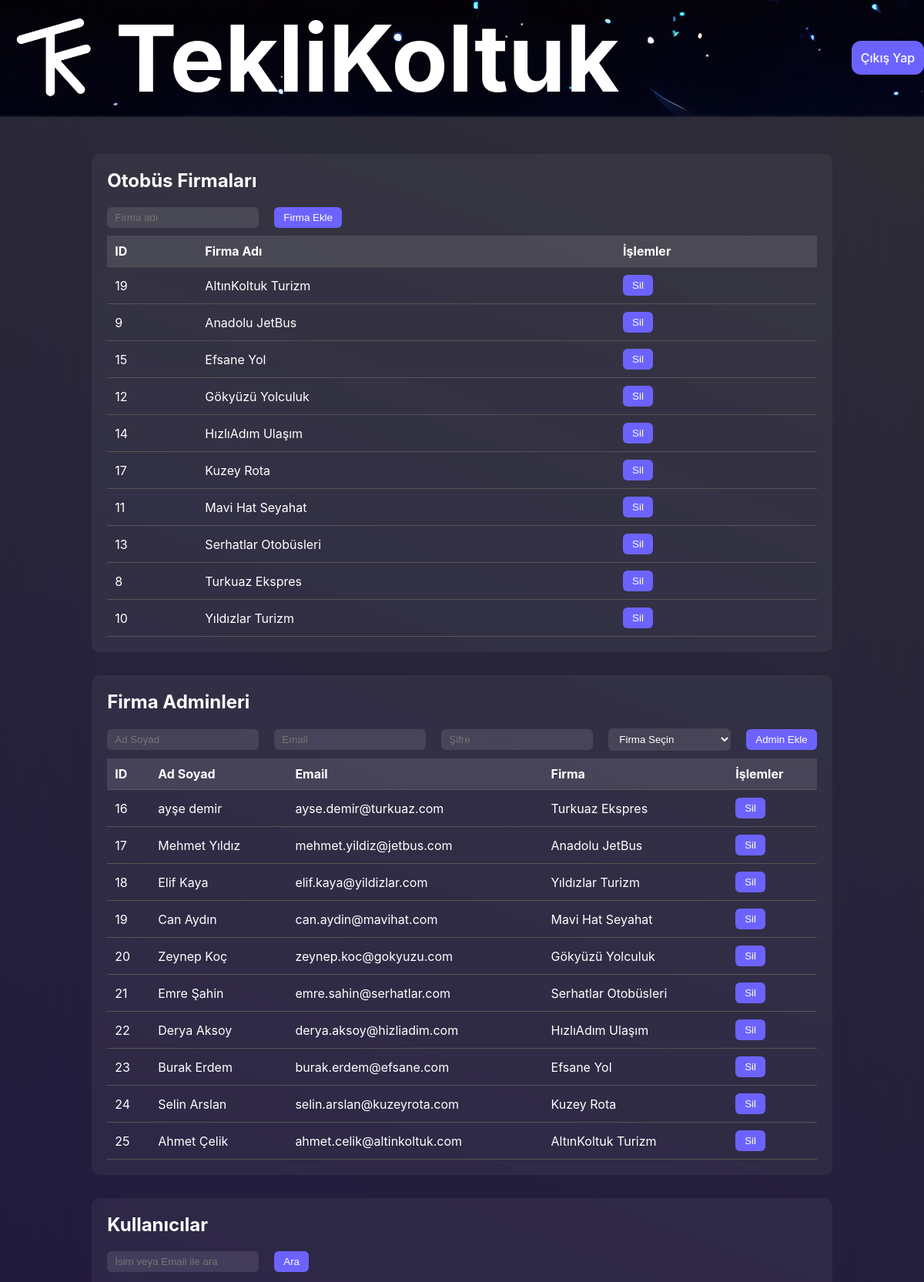
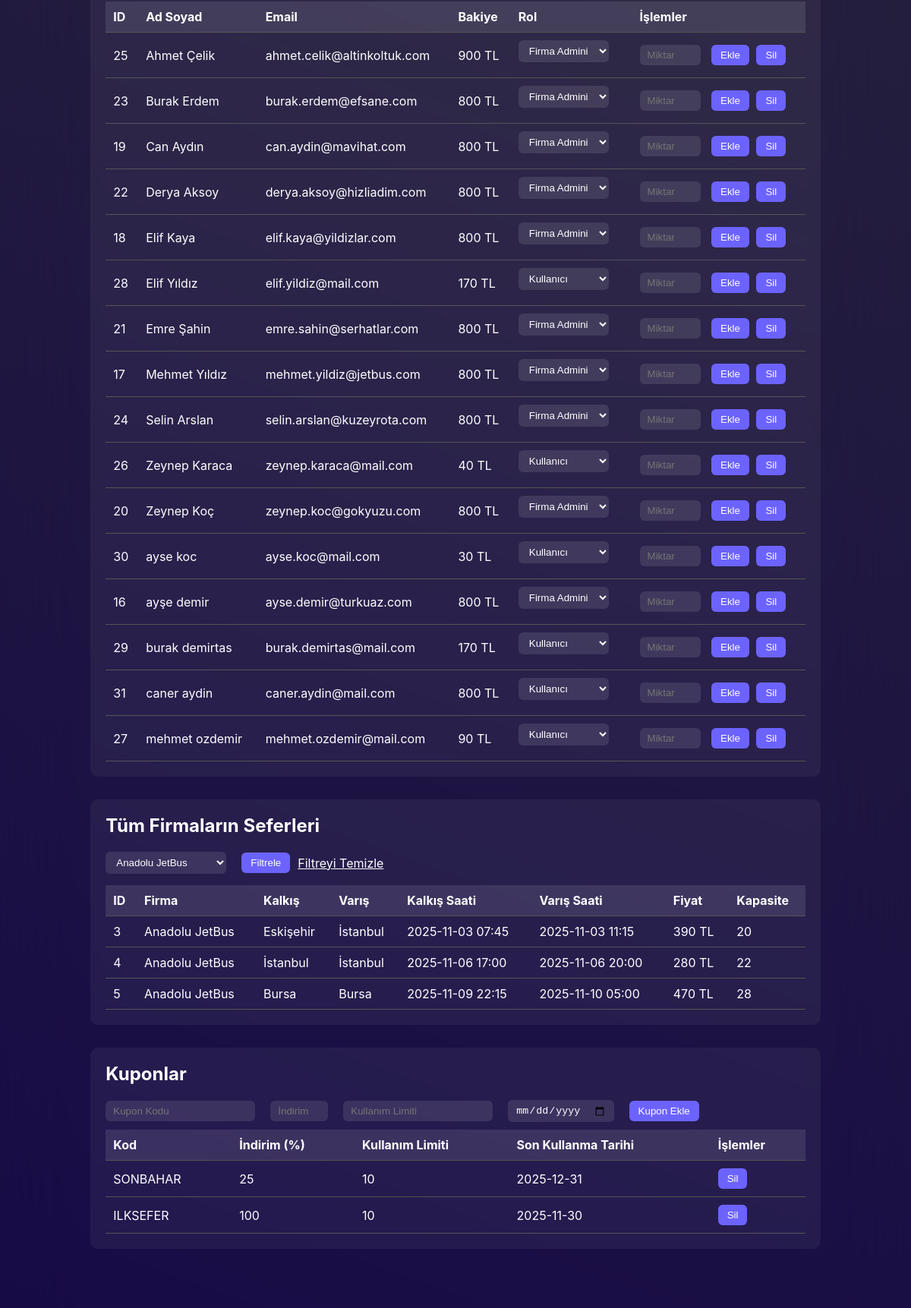
The app's page /admin/dashboard.php?company_id=9 (signed in, upper part) with its own data (2 pictures, top to bottom).
### tables this page shows
CREATE TABLE "BusCompany" (
	"id"	INTEGER,
	"name"	TEXT NOT NULL UNIQUE,
	"logo"	TEXT,
	"created_at"	TEXT NOT NULL DEFAULT (datetime('now')),
	PRIMARY KEY("id" AUTOINCREMENT)
);

CREATE TABLE "User" (
	"id"	INTEGER UNIQUE,
	"name"	TEXT,
	"email"	TEXT NOT NULL UNIQUE,
	"role"	TEXT NOT NULL DEFAULT 'user' CHECK("role" IN ('user', 'company', 'admin')),
	"password"	TEXT NOT NULL,
	"company_id"	TEXT DEFAULT NULL,
	"balance"	INTEGER DEFAULT 800,
	"created_at"	TEXT NOT NULL DEFAULT (datetime('now')),
	PRIMARY KEY("id" AUTOINCREMENT),
	FOREIGN KEY("company_id") REFERENCES "BusCompany"("id") ON DELETE CASCADE
);

CREATE TABLE "Trips" (
	"id"	INTEGER,
	"company_id"	INTEGER NOT NULL,
	"destination_city"	TEXT NOT NULL,
	"arrival_time"	DATETIME NOT NULL,
	"departure_time"	DATETIME NOT NULL,
	"departure_city"	TEXT NOT NULL,
	"price"	INTEGER NOT NULL,
	"capacity"	INTEGER NOT NULL,
	"created_date"	TEXT NOT NULL DEFAULT (datetime('now')),
	PRIMARY KEY("id"),
	FOREIGN KEY("company_id") REFERENCES "BusCompany"("id")
);

CREATE TABLE "Coupons" (
	"id"	TEXT,
	"code"	TEXT NOT NULL,
	"discount"	REAL NOT NULL,
	"usage_limit"	INTEGER NOT NULL,
	"expire_date"	TEXT NOT NULL DEFAULT (datetime('now')),
	"created_at"	TIMESTAMP DEFAULT (datetime('now')),
	"company_id"	INTEGER DEFAULT NULL,
	PRIMARY KEY("id"),
	FOREIGN KEY("company_id") REFERENCES "BusCompany"("id") ON DELETE CASCADE
);

### admin/dashboard.php (the view, shortened to what this page needs)
<?php
require(__DIR__ . '/../db/connect.php');
$companies = $db->query("SELECT * FROM BusCompany ORDER BY name ASC")->fetchAll(PDO::FETCH_ASSOC);
$admins = $db->query("
    SELECT u.id, u.name, u.email, COALESCE(c.name, '') AS company_name
    FROM User u
    LEFT JOIN BusCompany c ON u.company_id = c.id
    WHERE u.role = 'company'
")->fetchAll(PDO::FETCH_ASSOC);
$coupons = $db->query("SELECT * FROM Coupons ORDER BY created_at DESC")->fetchAll(PDO::FETCH_ASSOC);
$companyFilter = $_GET['company_id'] ?? null;
$query = "
    SELECT t.*, c.name AS company_name
    FROM Trips t
    INNER JOIN BusCompany c ON t.company_id = c.id
";
$params = [];
if ($companyFilter) {
    $query .= " WHERE t.company_id = ?";
    $params[] = $companyFilter;
}
$query .= " ORDER BY t.departure_time ASC";
$stmt = $db->prepare($query);
$stmt->execute($params);
$all_trips = $stmt->fetchAll(PDO::FETCH_ASSOC);
$userQuery = "SELECT * FROM User WHERE role != 'admin'";
$userParams = [];
$userQuery .= " ORDER BY name ASC";
$users = $db->prepare($userQuery);
$users->execute($userParams);
$users = $users->fetchAll(PDO::FETCH_ASSOC);
?>
<!DOCTYPE html>
<html lang="tr">
<head>
<link rel="stylesheet" href="../styles2.css">
</head>
<?php include("../includes/header.php")?>
<body>
<div class="admin-dashboard">
    <div class="admin-section">
        <h2>Otobüs Firmaları</h2>
        <form action="admin_actions.php" method="POST">
            <input type="text" name="name" placeholder="Firma adı" required>
            <button type="submit">Firma Ekle</button>
        </form>
        <table>
            <tr>
                <th>ID</th>
                <th>Firma Adı</th>
                <th>İşlemler</th>
            </tr>
            <?php foreach($companies as $c): ?>
            <tr>
                <td><?= $c['id'] ?></td>
                <td><?= htmlspecialchars($c['name']) ?></td>
                <td>
                    <form action="admin_actions.php" method="POST" style="display:inline;">
                        <button type="submit" onclick="return confirm('Firma silinecek!')">Sil</button>
                    </form>
                </td>
            </tr>
            <?php endforeach; ?>
        </table>
    </div>
    <div class="admin-section">
        <h2>Firma Adminleri</h2>
        <form action="admin_actions.php" method="POST">
            <input type="text" name="name" placeholder="Ad Soyad" required>
            <input type="email" name="email" placeholder="Email" required>
            <input type="password" name="password" placeholder="Şifre" required>
            <select name="company_id" required>
                <option value="">Firma Seçin</option>
            </select>
            <button type="submit">Admin Ekle</button>
        </form>
        <table>
            <tr>
                <th>ID</th>
                <th>Ad Soyad</th>
                <th>Email</th>
                <th>Firma</th>
                <th>İşlemler</th>
            </tr>
            <?php foreach($admins as $a): ?>
<tr>
    <td><?= htmlspecialchars($a['id'] ?? '') ?></td>
    <td><?= htmlspecialchars($a['name'] ?? '') ?></td>
    <td><?= htmlspecialchars($a['email'] ?? '') ?></td>
    <td><?= htmlspecialchars($a['company_name'] ?? '—') ?></td>
    <td>
        <form action="admin_actions.php" method="POST" style="display:inline;">
            <button type="submit" onclick="return confirm('Admin silinecek!')">Sil</button>
        </form>
    </td>
</tr>
            <?php endforeach; ?>
        </table>
    </div>
    <div class="admin-section">
        <h2>Kullanıcılar</h2>
        <form method="GET" style="margin-bottom:15px; gap:10px; display:flex; align-items:center; flex-wrap:wrap;">
            <input type="text" name="user_filter" placeholder="İsim veya Email ile ara" value="<?= htmlspecialchars($_GET['user_filter'] ?? '') ?>">
            <button type="submit">Ara</button>
        </form>
        <table>
            <tr>
                <th>ID</th>
                <th>Ad Soyad</th>
                <th>Email</th>
                <th>Bakiye</th>
                <th>Rol</th>
                <th>İşlemler</th>
            </tr>
            <?php if(count($users) > 0): ?>
                <?php foreach($users as $u): ?>
                <tr>
                    <td><?= htmlspecialchars($u['id']) ?></td>
                    <td><?= htmlspecialchars($u['name']) ?></td>
                    <td><?= htmlspecialchars($u['email']) ?></td>
                    <td><?= htmlspecialchars($u['balance'] ?? 0) ?> TL</td>
                    <td>
                        <form action="admin_actions.php" method="POST">
                            <select name="role" onchange="this.form.submit()">
                                <option value="user" <?= $u['role'] === 'user' ? 'selected' : '' ?>>Kullanıcı</option>
                                <option value="company" <?= $u['role'] === 'company' ? 'selected' : '' ?>>Firma Admini</option>
                            </select>
                        </form>
                    </td>
                    <td>
                        <form action="admin_actions.php" method="POST" style="display:inline; margin-right:5px;">
                            <input type="number" name="amount" placeholder="Miktar" style="width:80px;" required>
                            <button type="submit">Ekle</button>
                        </form>
                        <form action="admin_actions.php" method="POST" style="display:inline;">
                            <button type="submit" onclick="return confirm('Kullanıcı silinecek!')">Sil</button>
                        </form>
                    </td>
                </tr>
                <?php endforeach; ?>
            <?php else: ?>
                <tr>
                    <td colspan="6" style="text-align:center; color:#bbb;">Kullanıcı bulunamadı.</td>
                </tr>
            <?php endif; ?>
        </table>
    </div>
    <div class="admin-section">
        <h2>Tüm Firmaların Seferleri</h2>
        <form method="GET" style="margin-bottom:15px; gap:10px; display:flex; align-items:center; flex-wrap:wrap;">
            <select name="company_id">
                <?php foreach($companies as $c): ?>
                    <option value="<?= $c['id'] ?>" <?= ($companyFilter == $c['id']) ? 'selected' : '' ?>>
                        <?= htmlspecialchars($c['name']) ?>
                    </option>
                <?php endforeach; ?>
            </select>
            <button type="submit">Filtrele</button>
            <?php if($companyFilter): ?>
                <a href="dashboard.php" style="color:#fff; text-decoration:underline;">Filtreyi Temizle</a>
            <?php endif; ?>
        </form>
        <table>
            <tr>
                <th>ID</th>
                <th>Firma</th>
                <th>Kalkış</th>
                <th>Varış</th>
                <th>Kalkış Saati</th>
                <th>Varış Saati</th>
                <th>Fiyat</th>
                <th>Kapasite</th>
            </tr>
            <?php if(count($all_trips) > 0): ?>
                <?php foreach($all_trips as $trip): ?>
                <tr>
                    <td><?= $trip['id'] ?></td>
                    <td><?= htmlspecialchars($trip['company_name']) ?></td>
                    <td><?= htmlspecialchars($trip['departure_city']) ?></td>
                    <td><?= htmlspecialchars($trip['destination_city']) ?></td>
                    <td><?= htmlspecialchars($trip['departure_time']) ?></td>
                    <td><?= htmlspecialchars($trip['arrival_time']) ?></td>
                    <td><?= htmlspecialchars($trip['price']) ?> TL</td>
                    <td><?= htmlspecialchars($trip['capacity']) ?></td>
                </tr>
                <?php endforeach; ?>
            <?php else: ?>
                <tr>
                    <td colspan="8" style="text-align:center; color:#bbb;">Sefer bulunamadı.</td>
                </tr>
            <?php endif; ?>
        </table>
    </div>
    <div class="admin-section">
        <h2>Kuponlar</h2>
        <form action="admin_actions.php" method="POST">
            <input type="text" name="code" placeholder="Kupon Kodu" required>
            <input type="number" name="discount" placeholder="İndirim (%)" min="0" max="100" required>
            <input type="number" name="usage_limit" placeholder="Kullanım Limiti" min="1" required>
            <input type="date" name="expire_date" required>
            <button type="submit">Kupon Ekle</button>
        </form>
        <table>
            <tr>
                <th>Kod</th>
                <th>İndirim (%)</th>
                <th>Kullanım Limiti</th>
                <th>Son Kullanma Tarihi</th>
                <th>İşlemler</th>
            </tr>
            <?php foreach($coupons as $c): ?>
            <tr>
                <td><?= htmlspecialchars($c['code']) ?></td>
                <td><?= $c['discount'] ?></td>
                <td><?= $c['usage_limit'] ?></td>
                <td><?= htmlspecialchars($c['expire_date']) ?></td>
                <td>
                    <form action="admin_actions.php" method="POST" style="display:inline;">
                        <button type="submit" onclick="return confirm('Kupon silinecek!')">Sil</button>
                    </form>
                </td>
            </tr>
            <?php endforeach; ?>
        </table>
    </div>
</div>
<?php include("../includes/footer.php")?>
</body>
</html>

### styles2.css (style rules this page uses)
:root { --hero-height: min(72vh, 720px); --max-width: 1200px; --accent: #6C63FF; --glass: rgba(255,255,255,0.06); --overlay: linear-gradient(135deg, rgba(108,99,255,0.45), rgba(0,0,0,0.25)); --radius: 12px; --transition: 220ms cubic-bezier(.2,.9,.3,1); --font-sans: "Inter", system-ui, -apple-system, "Segoe UI", Roboto, "Helvetica Neue", Arial; }
* { margin: 0; padding: 0; box-sizing: border-box; }
body { font-family: var(--font-sans); background: linear-gradient(200deg, #2e2e35, #160948); color: #fff; min-height: 100vh; display: flex; backdrop-filter: blur(50px); flex-direction: column; }

### admin/dashboard.php (style rules this page uses)
body { padding-top: 150px; }
.admin-dashboard { max-width: 1200px; margin: 50px auto; color: #fff; }
.admin-section { background: rgba(255,255,255,0.05); padding: 20px; border-radius: 10px; margin-bottom: 30px; }
.admin-section h2 { margin-bottom: 20px; }
table { width: 100%; border-collapse: collapse; }
th, td { padding: 10px; text-align: left; border-bottom: 1px solid #555; }
th { background: rgba(255,255,255,0.1); }
input, select { padding: 6px 10px; border-radius: 6px; border: none; background: rgba(255,255,255,0.1); color: #fff; margin-right: 10px; }
button { background: var(--accent); border: none; padding: 6px 12px; border-radius: 6px; color: #fff; cursor: pointer; }
form { display: flex; flex-wrap: wrap; align-items: center; margin-bottom: 10px; gap:10px; }

### records on screen
buscompany: id "19", name "AltınKoltuk Turizm"
buscompany: id "9", name "Anadolu JetBus"
buscompany: id "15", name "Efsane Yol"
buscompany: id "12", name "Gökyüzü Yolculuk"
buscompany: id "14", name "HızlıAdım Ulaşım"
buscompany: id "17", name "Kuzey Rota"
buscompany: id "11", name "Mavi Hat Seyahat"
buscompany: id "13", name "Serhatlar Otobüsleri"
buscompany: id "8", name "Turkuaz Ekspres"
buscompany: id "10", name "Yıldızlar Turizm"
user: id "16", name "ayşe demir", email "ayse.demir@turkuaz.com", company_name "Turkuaz Ekspres", balance "800", role "Firma Admini"
user: id "17", name "Mehmet Yıldız", email "mehmet.yildiz@jetbus.com", company_name "Anadolu JetBus", balance "800", role "Firma Admini"
user: id "18", name "Elif Kaya", email "elif.kaya@yildizlar.com", company_name "Yıldızlar Turizm", balance "800", role "Firma Admini"
user: id "19", name "Can Aydın", email "can.aydin@mavihat.com", company_name "Mavi Hat Seyahat", balance "800", role "Firma Admini"
user: id "20", name "Zeynep Koç", email "zeynep.koc@gokyuzu.com", company_name "Gökyüzü Yolculuk", balance "800", role "Firma Admini"
user: id "21", name "Emre Şahin", email "emre.sahin@serhatlar.com", company_name "Serhatlar Otobüsleri", balance "800", role "Firma Admini"
user: id "22", name "Derya Aksoy", email "derya.aksoy@hizliadim.com", company_name "HızlıAdım Ulaşım", balance "800", role "Firma Admini"
user: id "23", name "Burak Erdem", email "burak.erdem@efsane.com", company_name "Efsane Yol", balance "800", role "Firma Admini"
user: id "24", name "Selin Arslan", email "selin.arslan@kuzeyrota.com", company_name "Kuzey Rota", balance "800", role "Firma Admini"
user: id "25", name "Ahmet Çelik", email "ahmet.celik@altinkoltuk.com", company_name "AltınKoltuk Turizm", balance "900", role "Firma Admini"
user: id "28", name "Elif Yıldız", email "elif.yildiz@mail.com", balance "170", role "Kullanıcı"
user: id "26", name "Zeynep Karaca", email "zeynep.karaca@mail.com", balance "40", role "Kullanıcı"
user: id "30", name "ayse koc", email "ayse.koc@mail.com", balance "30", role "Kullanıcı"
user: id "29", name "burak demirtas", email "burak.demirtas@mail.com", balance "170", role "Kullanıcı"
user: id "31", name "caner aydin", email "caner.aydin@mail.com", balance "800", role "Kullanıcı"
user: id "27", name "mehmet ozdemir", email "mehmet.ozdemir@mail.com", balance "90", role "Kullanıcı"
trips: id "3", company.name "Anadolu JetBus", departure_city "Eskişehir", destination_city "İstanbul", departure_time "2025-11-03 07:45", arrival_time "2025-11-03 11:15", price "390", capacity "20"
trips: id "4", company.name "Anadolu JetBus", departure_city "İstanbul", destination_city "İstanbul", departure_time "2025-11-06 17:00", arrival_time "2025-11-06 20:00", price "280", capacity "22"
trips: id "5", company.name "Anadolu JetBus", departure_city "Bursa", destination_city "Bursa", departure_time "2025-11-09 22:15", arrival_time "2025-11-10 05:00", price "470", capacity "28"
coupons: code "SONBAHAR", discount "25", usage_limit "10", expire_date "2025-12-31"
coupons: code "ILKSEFER", discount "100", usage_limit "10", expire_date "2025-11-30"

### other values on screen
form field company_id "Anadolu JetBus"
